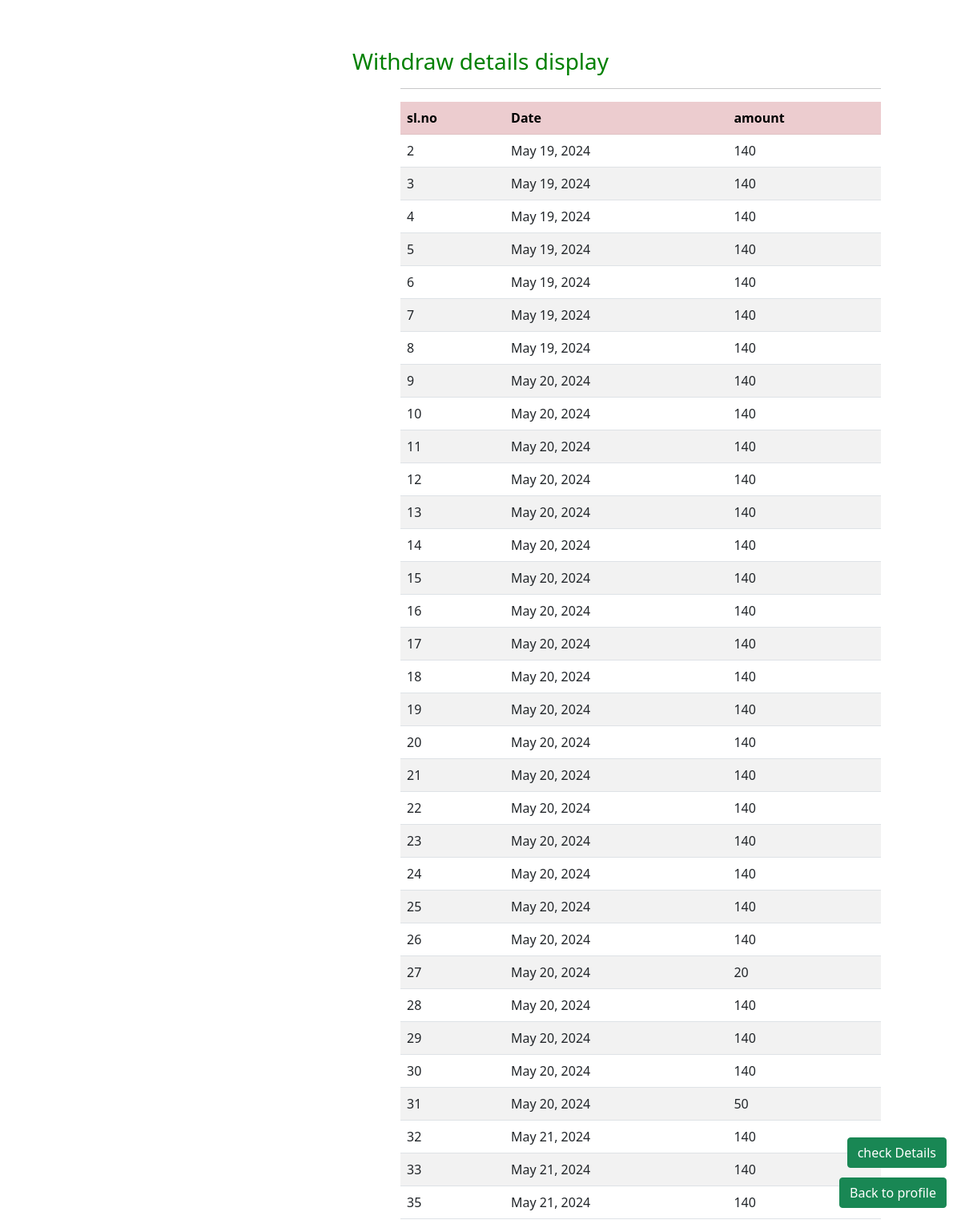
Screenshot of /Book_my_show_app/withdraw_display/ (signed in) with the database file from the repository.
### booking_app/models.py (models this page shows)
class withdraw_model(models.Model):
    amount = models.IntegerField()
    date = models.DateField(auto_now_add=True)
    uid = models.IntegerField()

### booking_app/views.py (the view)
# urls.py: path('withdraw_display/',withdraw_display),
def withdraw_display(request):
    a=withdraw_model.objects.all() #fetchall
    id=request.session['id']
    return render(request,'withdraw_display.html',{'a':a,'id':id})

### booking_app/templates/withdraw_display.html (shortened to what this page needs)
<!DOCTYPE html>
<html lang="en">
<head>
    <link href="https://cdn.jsdelivr.net/npm/bootstrap@5.0.2/dist/css/bootstrap.min.css" rel="stylesheet">
</head>
<body>
<table class="table table-striped" style="width:600px; margin-left:500px;">
    <h3 style="color:green;margin-top:60px;text-align:center;">Withdraw details display</h3>
    <hr style="width:600px;margin-left:500px;">
    <tr class="table-danger">
        <th>sl.no</th>
        <th>Date</th>
        <th> amount</th>
    </tr>
    {% for i in a %}
    {% if i.uid == id %}
    <tr>
        <td>{{i.id}}</td>
        <td>{{i.date}}</td>
        <td>{{i.amount}}</td>
    </tr>
    {% endif %}
    {% endfor %}
</table>
<a href="http://127.0.0.1:8000/Book_my_show_app/balance_display" class="btn btn-success" type="submit" style="position:absolute;bottom:80px;right:18px;">check Details</a>
<a href="http://127.0.0.1:8000/Book_my_show_app/profile/" class="btn btn-success" type="submit" style="position:absolute;bottom:30px;right:18px;">Back to profile</a>
</body>
</html>

### rows the page displays
withdraw_model: id "2", date "May 19, 2024", amount "140"
withdraw_model: id "3", date "May 19, 2024", amount "140"
withdraw_model: id "4", date "May 19, 2024", amount "140"
withdraw_model: id "5", date "May 19, 2024", amount "140"
withdraw_model: id "6", date "May 19, 2024", amount "140"
withdraw_model: id "7", date "May 19, 2024", amount "140"
withdraw_model: id "8", date "May 19, 2024", amount "140"
withdraw_model: id "9", date "May 20, 2024", amount "140"
withdraw_model: id "10", date "May 20, 2024", amount "140"
withdraw_model: id "11", date "May 20, 2024", amount "140"
withdraw_model: id "12", date "May 20, 2024", amount "140"
withdraw_model: id "13", date "May 20, 2024", amount "140"
withdraw_model: id "14", date "May 20, 2024", amount "140"
withdraw_model: id "15", date "May 20, 2024", amount "140"
withdraw_model: id "16", date "May 20, 2024", amount "140"
withdraw_model: id "17", date "May 20, 2024", amount "140"
withdraw_model: id "18", date "May 20, 2024", amount "140"
withdraw_model: id "19", date "May 20, 2024", amount "140"
withdraw_model: id "20", date "May 20, 2024", amount "140"
withdraw_model: id "21", date "May 20, 2024", amount "140"
withdraw_model: id "22", date "May 20, 2024", amount "140"
withdraw_model: id "23", date "May 20, 2024", amount "140"
withdraw_model: id "24", date "May 20, 2024", amount "140"
withdraw_model: id "25", date "May 20, 2024", amount "140"
withdraw_model: id "26", date "May 20, 2024", amount "140"
withdraw_model: id "27", date "May 20, 2024", amount "20"
withdraw_model: id "28", date "May 20, 2024", amount "140"
withdraw_model: id "29", date "May 20, 2024", amount "140"
withdraw_model: id "30", date "May 20, 2024", amount "140"
withdraw_model: id "31", date "May 20, 2024", amount "50"
withdraw_model: id "32", date "May 21, 2024", amount "140"
withdraw_model: id "33", date "May 21, 2024", amount "140"
withdraw_model: id "35", date "May 21, 2024", amount "140"
